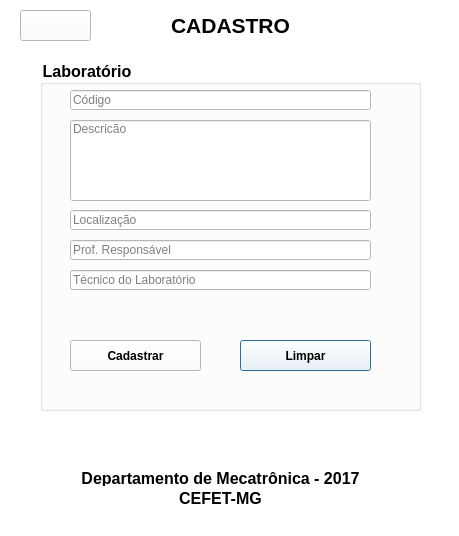
<?xml version="1.0" encoding="UTF-8"?>
<ui version="4.0">
 <class>CadasLab</class>
 <widget class="QDialog" name="CadasLab">
  <property name="geometry">
   <rect>
    <x>0</x>
    <y>0</y>
    <width>459</width>
    <height>536</height>
   </rect>
  </property>
  <property name="minimumSize">
   <size>
    <width>459</width>
    <height>536</height>
   </size>
  </property>
  <property name="maximumSize">
   <size>
    <width>459</width>
    <height>536</height>
   </size>
  </property>
  <property name="windowTitle">
   <string>CONTROLE DE PATRIMONIO</string>
  </property>
  <property name="styleSheet">
   <string notr="true">background-color: rgb(255, 255, 255);</string>
  </property>
  <widget class="QLabel" name="label_3">
   <property name="geometry">
    <rect>
     <x>30</x>
     <y>470</y>
     <width>381</width>
     <height>16</height>
    </rect>
   </property>
   <property name="font">
    <font>
     <pointsize>12</pointsize>
     <weight>75</weight>
     <bold>true</bold>
    </font>
   </property>
   <property name="text">
    <string>Departamento de Mecatrônica - 2017</string>
   </property>
   <property name="alignment">
    <set>Qt::AlignCenter</set>
   </property>
  </widget>
  <widget class="QLabel" name="label_4">
   <property name="geometry">
    <rect>
     <x>30</x>
     <y>490</y>
     <width>381</width>
     <height>16</height>
    </rect>
   </property>
   <property name="font">
    <font>
     <pointsize>12</pointsize>
     <weight>75</weight>
     <bold>true</bold>
    </font>
   </property>
   <property name="text">
    <string>CEFET-MG</string>
   </property>
   <property name="alignment">
    <set>Qt::AlignCenter</set>
   </property>
  </widget>
  <widget class="QLabel" name="label">
   <property name="geometry">
    <rect>
     <x>0</x>
     <y>10</y>
     <width>461</width>
     <height>31</height>
    </rect>
   </property>
   <property name="font">
    <font>
     <pointsize>16</pointsize>
     <weight>75</weight>
     <bold>true</bold>
    </font>
   </property>
   <property name="text">
    <string>CADASTRO</string>
   </property>
   <property name="alignment">
    <set>Qt::AlignCenter</set>
   </property>
  </widget>
  <widget class="QGroupBox" name="groupBox">
   <property name="geometry">
    <rect>
     <x>40</x>
     <y>60</y>
     <width>381</width>
     <height>351</height>
    </rect>
   </property>
   <property name="font">
    <font>
     <pointsize>12</pointsize>
     <weight>75</weight>
     <bold>true</bold>
    </font>
   </property>
   <property name="title">
    <string>Laboratório</string>
   </property>
   <widget class="QLineEdit" name="lab_setCodigo">
    <property name="geometry">
     <rect>
      <x>30</x>
      <y>30</y>
      <width>301</width>
      <height>20</height>
     </rect>
    </property>
    <property name="placeholderText">
     <string>Código</string>
    </property>
   </widget>
   <widget class="QLineEdit" name="lab_setProfessor">
    <property name="geometry">
     <rect>
      <x>30</x>
      <y>180</y>
      <width>301</width>
      <height>20</height>
     </rect>
    </property>
    <property name="placeholderText">
     <string>Prof. Responsável</string>
    </property>
   </widget>
   <widget class="QLineEdit" name="lab_setTecnico">
    <property name="geometry">
     <rect>
      <x>30</x>
      <y>210</y>
      <width>301</width>
      <height>20</height>
     </rect>
    </property>
    <property name="placeholderText">
     <string>Técnico do Laboratório</string>
    </property>
   </widget>
   <widget class="QPushButton" name="limpar">
    <property name="geometry">
     <rect>
      <x>200</x>
      <y>280</y>
      <width>131</width>
      <height>31</height>
     </rect>
    </property>
    <property name="font">
     <font>
      <weight>75</weight>
      <bold>true</bold>
     </font>
    </property>
    <property name="text">
     <string>Limpar</string>
    </property>
   </widget>
   <widget class="QPushButton" name="btn_confirma">
    <property name="geometry">
     <rect>
      <x>30</x>
      <y>280</y>
      <width>131</width>
      <height>31</height>
     </rect>
    </property>
    <property name="font">
     <font>
      <weight>75</weight>
      <bold>true</bold>
     </font>
    </property>
    <property name="text">
     <string>Cadastrar</string>
    </property>
   </widget>
   <widget class="QLineEdit" name="lab_setLocalizacao">
    <property name="geometry">
     <rect>
      <x>30</x>
      <y>150</y>
      <width>301</width>
      <height>20</height>
     </rect>
    </property>
    <property name="placeholderText">
     <string>Localização</string>
    </property>
   </widget>
   <widget class="QLineEdit" name="lab_setDescricao">
    <property name="geometry">
     <rect>
      <x>30</x>
      <y>60</y>
      <width>301</width>
      <height>81</height>
     </rect>
    </property>
    <property name="alignment">
     <set>Qt::AlignLeading|Qt::AlignLeft|Qt::AlignTop</set>
    </property>
    <property name="placeholderText">
     <string>Descricão</string>
    </property>
   </widget>
  </widget>
  <widget class="QPushButton" name="pushButton_3">
   <property name="geometry">
    <rect>
     <x>20</x>
     <y>10</y>
     <width>71</width>
     <height>31</height>
    </rect>
   </property>
   <property name="minimumSize">
    <size>
     <width>61</width>
     <height>31</height>
    </size>
   </property>
   <property name="maximumSize">
    <size>
     <width>100</width>
     <height>100</height>
    </size>
   </property>
   <property name="styleSheet">
    <string notr="true">background-image: url(:/img/img/voltar.png);</string>
   </property>
   <property name="text">
    <string/>
   </property>
  </widget>
 </widget>
 <resources/>
 <connections>
  <connection>
   <sender>limpar</sender>
   <signal>clicked()</signal>
   <receiver>lab_setTecnico</receiver>
   <slot>clear()</slot>
   <hints>
    <hint type="sourcelabel">
     <x>288</x>
     <y>350</y>
    </hint>
    <hint type="destinationlabel">
     <x>227</x>
     <y>281</y>
    </hint>
   </hints>
  </connection>
  <connection>
   <sender>limpar</sender>
   <signal>clicked()</signal>
   <receiver>lab_setProfessor</receiver>
   <slot>clear()</slot>
   <hints>
    <hint type="sourcelabel">
     <x>313</x>
     <y>357</y>
    </hint>
    <hint type="destinationlabel">
     <x>246</x>
     <y>252</y>
    </hint>
   </hints>
  </connection>
  <connection>
   <sender>limpar</sender>
   <signal>clicked()</signal>
   <receiver>lab_setLocalizacao</receiver>
   <slot>clear()</slot>
   <hints>
    <hint type="sourcelabel">
     <x>338</x>
     <y>360</y>
    </hint>
    <hint type="destinationlabel">
     <x>273</x>
     <y>221</y>
    </hint>
   </hints>
  </connection>
  <connection>
   <sender>limpar</sender>
   <signal>clicked()</signal>
   <receiver>lab_setCodigo</receiver>
   <slot>clear()</slot>
   <hints>
    <hint type="sourcelabel">
     <x>343</x>
     <y>357</y>
    </hint>
    <hint type="destinationlabel">
     <x>237</x>
     <y>104</y>
    </hint>
   </hints>
  </connection>
  <connection>
   <sender>pushButton_3</sender>
   <signal>clicked()</signal>
   <receiver>CadasLab</receiver>
   <slot>close()</slot>
   <hints>
    <hint type="sourcelabel">
     <x>68</x>
     <y>26</y>
    </hint>
    <hint type="destinationlabel">
     <x>19</x>
     <y>84</y>
    </hint>
   </hints>
  </connection>
 </connections>
</ui>
